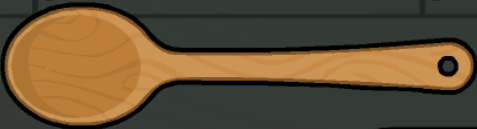
#> input picture assets/spoon.png, 477 x 129 px
$ python click_spoon.py
#> lines starting #> are read from the running program, lines starting #| are printed output that depends on the picture
### utils/click_button.py
import os
import re
import sys

import cv2

from utils.crop_screenshot_by_ratio import adb_tap_relative
from utils.get_memu_resolution import get_memu_bounds
from dotenv import load_dotenv

load_dotenv()
ADB_PATH = os.getenv("ADB_PATH")
CURRENT_DIR = os.path.dirname(__file__)
ROOT_DIR = os.path.abspath(os.path.join(CURRENT_DIR, "../"))
ASSETS_DIR = os.path.join(ROOT_DIR, "assets")

if ROOT_DIR not in sys.path:
    sys.path.append(ROOT_DIR)


def click_from_assets(filename, threshold=0.6):
    template_path = os.path.join(ASSETS_DIR, filename)
    return click_button(template_path, threshold=threshold)


# [128 lines left out: functions click_and_hold_from_assets, drag_image_to_ratio, drag_ratios, click_and_hold_ratios, not called in this run]


import io
import subprocess

import numpy as np
from PIL import Image


def grab_screen_region():
    """
    Captures a screenshot from the Android emulator/device using ADB
    and returns it as a NumPy RGB image array.

    :return: NumPy array of shape (H, W, 3) in RGB format
    """
    try:
        result = subprocess.check_output(["adb", "exec-out", "screencap", "-p"])
        image = Image.open(io.BytesIO(result)).convert("RGB")
        img_np = np.array(image)
        return img_np
    except Exception as e:
        print(f"❌ Failed to capture or convert ADB screenshot: {e}")
        return None


# [68 lines left out: functions get_memu_resolution, adb_tap, adb_touch_and_hold, click_ratios, print_pixel_color_ratio, not called in this run]


def click_button(template_path, threshold=0.7):
    # Load grayscale template (at correct size)
#> called with template_path = 'assets/spoon.png', threshold = 0.8
    template = cv2.imread(template_path, cv2.IMREAD_GRAYSCALE)
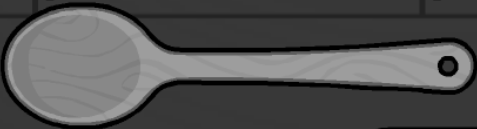
#> template: shape (129, 477); min 0, max 157, mean 83.8
    tW, tH = template.shape[::-1]
#> tW = 477; tH = 129

    # Capture screen and convert
    screenshot = grab_screen_region()
    if screenshot is None:
        return False

    # Save raw screenshot for debug
    gray = cv2.cvtColor(screenshot, cv2.COLOR_RGB2GRAY)

    # Get image dimensions from screenshot
    height, width = gray.shape[:2]

    # Match once at original scale
    result = cv2.matchTemplate(gray, template, cv2.TM_CCOEFF_NORMED)
    _, max_val, _, max_loc = cv2.minMaxLoc(result)

    if max_val >= threshold:
        match_x, match_y = max_loc
        center_x = match_x + tW // 2
        center_y = match_y + tH // 2

        # Convert to ratios within the full screenshot
        x_ratio = center_x / width
        y_ratio = center_y / height

        adb_tap_relative(x_ratio, y_ratio)
        return True
    else:
        print(f"❌ Button '{template_path}' not found. Best confidence: {max_val:.2f}")
        return False


# [27 lines left out: function click_and_hold, not called in this run]

### stations/cook_station/click_spoon.py
import os
import sys
import time

# Setup root imports
CURRENT_DIR = os.path.dirname(__file__)
ROOT_DIR = os.path.abspath(os.path.join(CURRENT_DIR, "../.."))
if ROOT_DIR not in sys.path:
    sys.path.append(ROOT_DIR)

from utils.click_button import click_button

# Define path to assets
ASSETS_DIR = os.path.join(ROOT_DIR, "assets")
SPOON_TEMPLATE = os.path.join(ASSETS_DIR, "spoon.png")


def click_spoon():
    click_button(SPOON_TEMPLATE, threshold=0.80)
#> (the call stopped at in grab_screen_region, `result = subprocess.check_output(["adb", "exec-out", "screencap", "-p"])`: subprocess is not available in this run)


if __name__ == "__main__":
    click_spoon()

$ run again, with assets/bread_cooked.png copied over assets/spoon.png
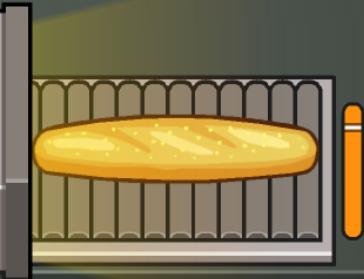
#> input picture assets/bread_cooked.png, 364 x 279 px
#> in click_button, `template = cv2.imread(template_path, cv2.IMREAD_GRAYSCALE)`:
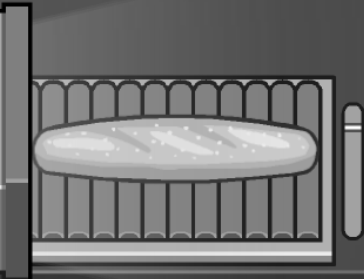
#> template: shape (279, 364); min 0, max 255, mean 115.6
